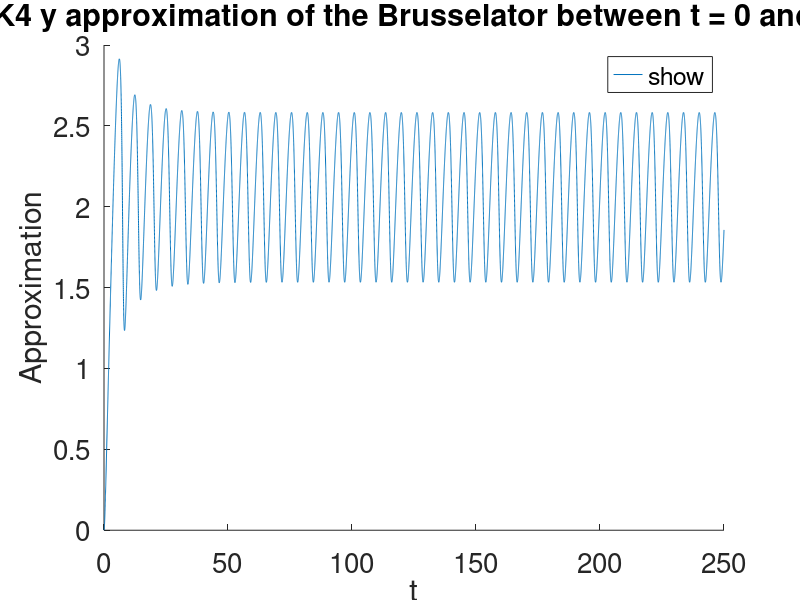

The MATLAB script that drew this image:
clear all
tmax = 250;
step = 0.01;
tsol = 0:step:tmax;
ysol = zeros(1, length(tsol));
xsol = zeros(1, length(tsol));
xsol(1) = 0;
ysol(1) = 0;
Aconst = 1;
Bconst = 2.1;
fxyt = @(tsol, xsol, ysol) Aconst - (Bconst * xsol) + xsol^2 * ysol - xsol;
gxyt = @(tsol, xsol, ysol) Bconst * xsol - xsol^2 * ysol;
for i = 1:(length(tsol)-1)
    k0 = fxyt(tsol(i), xsol(i), ysol(i));
    l0 = gxyt(tsol(i), xsol(i), ysol(i));
    k1 = fxyt(tsol(i)+0.5*step,xsol(i)+0.5*step*k0,ysol(i)+0.5*step*l0);
    l1 = gxyt(tsol(i)+0.5*step,xsol(i)+0.5*step*k0,ysol(i)+0.5*step*l0);
    k2 = fxyt((tsol(i)+0.5*step),(xsol(i)+0.5*step*k1),(ysol(i)+0.5*step*l1));
    l2 = gxyt((tsol(i)+0.5*step),(xsol(i)+0.5*step*k1),(ysol(i)+0.5*step*l1));
    k3 = fxyt((tsol(i)+step),(xsol(i)+k2*step),(ysol(i)+l2*step));
    l3 = gxyt((tsol(i)+step),(xsol(i)+k2*step),(ysol(i)+l2*step));
    xsol(i+1) = xsol(i) + (1/6)*step*(k0 + 2*k1 + 2*k2 + k3);
    ysol(i+1) = ysol(i) + (1/6)*step*(l0 + 2*l1 + 2*l2 + l3);
end
hold on
plot(tsol, ysol,'DisplayName', 'A = 1, B = 2.5');
%plot(tsol, ysol,'r','DisplayName', 'Converged limit cycle');
%plot(xconst,yconst, 'DisplayName','Estimated boundary');
%plot(xcon,ycon,'DisplayName', 'Strict boundary');
title('RK4 y approximation of the Brusselator between t = 0 and 25','FontSize',14);
xlabel('t', 'FontSize',14);
ylabel('Approximation', 'FontSize',14);
legend('show', 'FontSize',20);
set(gca,'FontSize',20);

